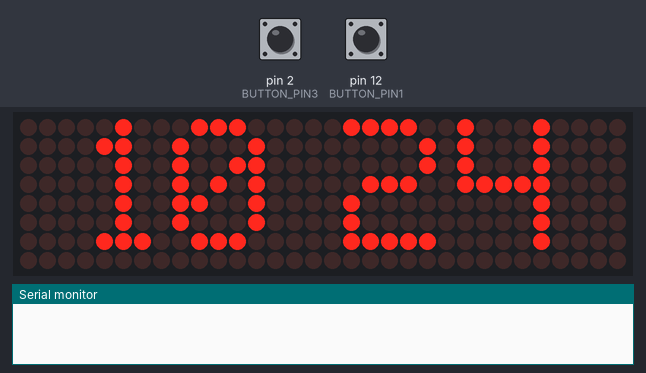
Bench run of a sketch on a simulated Arduino Uno, built with avr-gcc and run on an emulated ATmega328P. Parts: 32×8 LED matrix, the last lines printed to the serial monitor. The test bench sets the inputs (shaded band); at power-on: pin 12 (BUTTON_PIN1) HIGH, pin 2 (BUTTON_PIN3) HIGH. The local clock reads 2024-03-15 10:24:30 at power-on unless the sketch sets it.

Above: at 1.8 s.
1.9 s: pin 12 (BUTTON_PIN1) pulled LOW for 0.6 s
At 2.7 s:
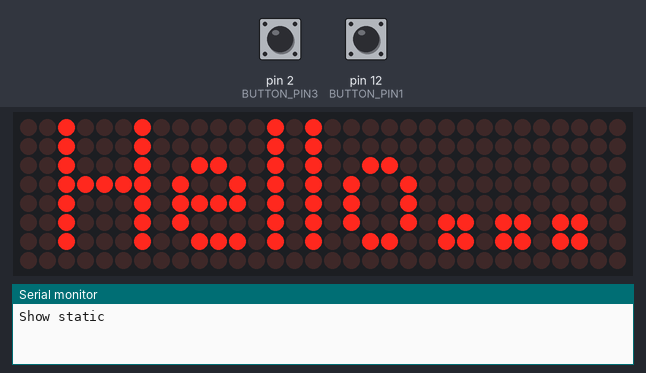
4.0 s: pin 2 (BUTTON_PIN3) pulled LOW for 0.6 s
At 4.8 s:
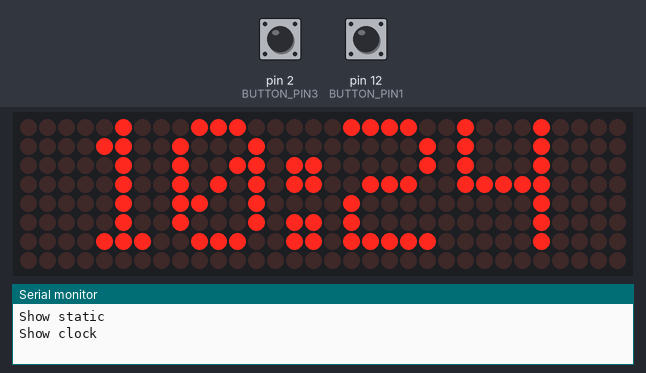
6.1 s: pin 12 (BUTTON_PIN1) pulled LOW for 1 s
At 7.4 s:
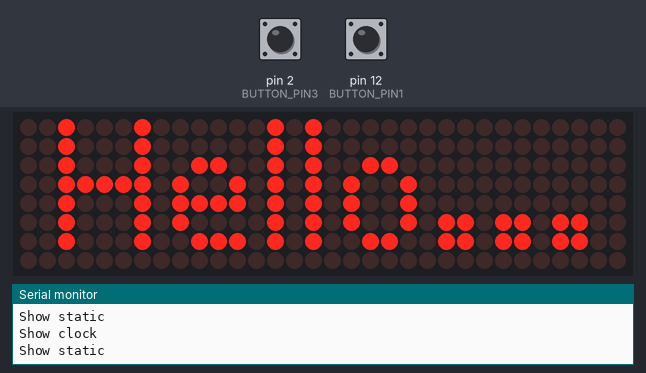
8.6 s: pin 2 (BUTTON_PIN3) pulled LOW for 1 s
At 9.9 s:
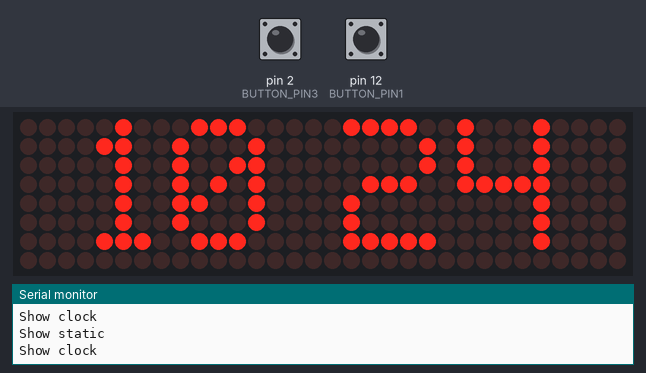
Timing chart, 0 to 11.6 s (numbered marks = the images above; inputs shaded):
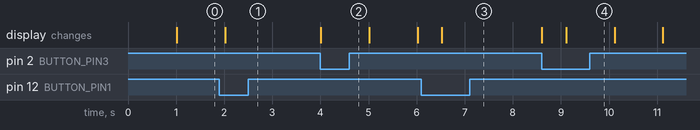

The sketch:

Static_Run_Clock.ino
```cpp
//Reference GPIO  https://randomnerdtutorials.com/esp8266-pinout-reference-gpios/
//Display Text to max7219: Static Text, Running Text, and Clock
//Hardware: Dot matrix Max7219, Real Time Clock DS3231
//Using ESP8266

#include <Wire.h>
#include <ds3231.h>

#include <MD_Parola.h>
#include <MD_MAX72xx.h>
#include <SPI.h>

struct ts t;
//Setup for LED Max7219==============================
// Uncomment according to your hardware type
#define HARDWARE_TYPE MD_MAX72XX::FC16_HW
//#define HARDWARE_TYPE MD_MAX72XX::GENERIC_HW

// Defining size, and output pins
#define MAX_DEVICES 4
#define CS_PIN 15
// Hardware SPI connection
MD_Parola Display = MD_Parola(HARDWARE_TYPE, CS_PIN, MAX_DEVICES);

//Variables=========================================
int BUTTON_PIN1 = 12; //button D6
int BUTTON_PIN2 = 0; //button D3
int BUTTON_PIN3 = 2; //button D4
bool status_button1 = false;
bool status_button2 = false;
bool status_button3 = false;
String status_text = "clock";
String time_now = "00:00";
String time_hour = "0";
String time_min = "0";

void setup() {
  Serial.begin(115200);
  Display.begin();
  Display.setIntensity(0);
  Display.displayClear();

  pinMode(BUTTON_PIN1, INPUT_PULLUP);
  pinMode(BUTTON_PIN2, INPUT_PULLUP);
  pinMode(BUTTON_PIN3, INPUT_PULLUP);

  Wire.begin();
  DS3231_init(DS3231_CONTROL_INTCN);
}

void loop() {
  //for RTC=======================================
  DS3231_get(&t);

  if (t.hour < 10)
  {
    time_hour = "0" + String(t.hour);
  }
  else
  {
    time_hour = String(t.hour);
  }

  if (t.min < 10)
  {
    time_min = "0" + String(t.min);
  }
  else
  {
    time_min = String(t.min);
  }

  if ( (t.sec % 2) == 0) {
    // Display the current time in 24 hour format with leading zeros enabled and a center colon:
    time_now = time_hour + ":" +  time_min ;
  }
  else {
    time_now = time_hour + " " +  time_min ;
  }


  //check button, if pressed=======================
  int buttonValue1 = digitalRead(BUTTON_PIN1);
  int buttonValue2 = digitalRead(BUTTON_PIN2);
  int buttonValue3 = digitalRead(BUTTON_PIN3);

  //button 1*******************************
  if (buttonValue1 == LOW )
  {
    if (status_button1 == false)
    {
      Serial.println("Show static");
      status_text = "static";
      status_button1 = true;
    }
  }
  else if (buttonValue1 == HIGH)
  {
    if (status_button1 == true)
    {
      status_button1 = false;
    }
  }

  //button 2*******************************
  if (buttonValue2 == LOW )
  {
    if (status_button2 == false)
    {
      Serial.println("Show running");
      status_text = "running";
      status_button2 = true;
    }
  }
  else if (buttonValue2 == HIGH)
  {
    if (status_button2 == true)
    {
      status_button2 = false;
    }
  }

  //button 3*******************************
  if (buttonValue3 == LOW )
  {
    if (status_button3 == false)
    {
      status_text = "clock";
      Serial.println("Show clock");
      status_button3 = true;
    }
  }
  else if (buttonValue3 == HIGH)
  {
    if (status_button3 == true)
    {
      status_button3 = false;
    }
  }


  //Display text to Dot matrix==========================
  if (status_text == "static")
  {
    //Set static text with left alignment
    Display.print("Hello...");
  }
  else if (status_text == "running")
  {
    //Set running text
    if (Display.displayAnimate())
      Display.displayText("Hello World!", PA_LEFT, 100, 100, PA_SCROLL_LEFT, PA_SCROLL_LEFT);
  }
  else if (status_text == "clock")
  {
    Display.setTextAlignment(PA_CENTER);
    Display.print(time_now.c_str());
    delay(500);
  }


}
```

Measured:
- after the input at 1.9 s, the display: changes after 0.12 s (image 1)
- after the input at 4.0 s, the display: changes at once (image 2)
- after the input at 6.1 s, the display: changes after 0.42 s (image 3)
- after the input at 8.6 s, the display: first changes at once (image 4 shows a later state)
